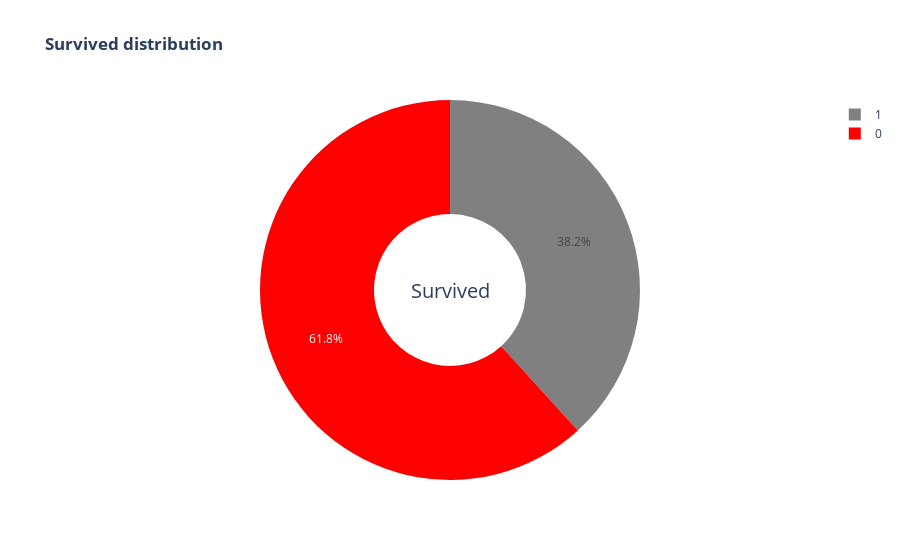

This figure's notebook cell:
### Code cell
# Create a pie (donut) chart to show the survival distribution

fig = px.pie(
    data,
    # Dataset used to generate the pie chart

    names="Survived",
    # Column that defines the pie slices
    # 0 = Not Survived, 1 = Survived

    color="Survived",  
    # Use the Survived column to control slice colors

    title="<b>Survived distribution</b>",
    # Chart title with bold formatting using HTML tags

    color_discrete_map={
        0: "red",    # Assign blue color for Not Survived
        1: "grey"    # Assign green color for Survived
    },

    category_orders={"Survived": [1, 0]},
    # Control the order of categories in the pie chart
    # Survived (1) appears before Not Survived (0)

    hole=0.4
    # Create a donut chart by adding a hole in the center
    # 0.4 controls the hole size (40% of the radius)
)

# Add annotation (text) in the center of the donut
fig.update_layout(
    annotations=[
        dict(
            text="Survived",   # Text to display in the center
            font_size=20,      # Font size of the annotation
            x=0.5,             # X position (centered)
            y=0.5,             # Y position (centered)
            showarrow=False    # Hide the arrow pointing to the text
        )
    ]
)

# Display the chart
fig.show()

### Figure 1 — Plotly figure (JSON) as saved in the notebook; plotly's stock layout.template omitted (floating-point values rounded to 4 significant figures; data arrays with more than 128 entries replaced by an {"elided": "..."} marker saying what was removed)
{"data": [{"customdata": {"elided": "889x1 int values"}, "direction": "clockwise", "domain": {"x": [0, 1], "y": [0, 1]}, "hole": 0.4, "hovertemplate": "Survived=%{customdata[0]}<extra></extra>", "labels": {"elided": "889 int values"}, "legendgroup": "", "marker": {"colors": {"elided": "889 str values"}}, "name": "", "showlegend": true, "sort": false, "type": "pie"}], "layout": {"annotations": [{"font": {"size": 20}, "showarrow": false, "text": "Survived", "x": 0.5, "y": 0.5}], "legend": {"tracegroupgap": 0}, "title": {"text": "<b>Survived distribution</b>"}}}
